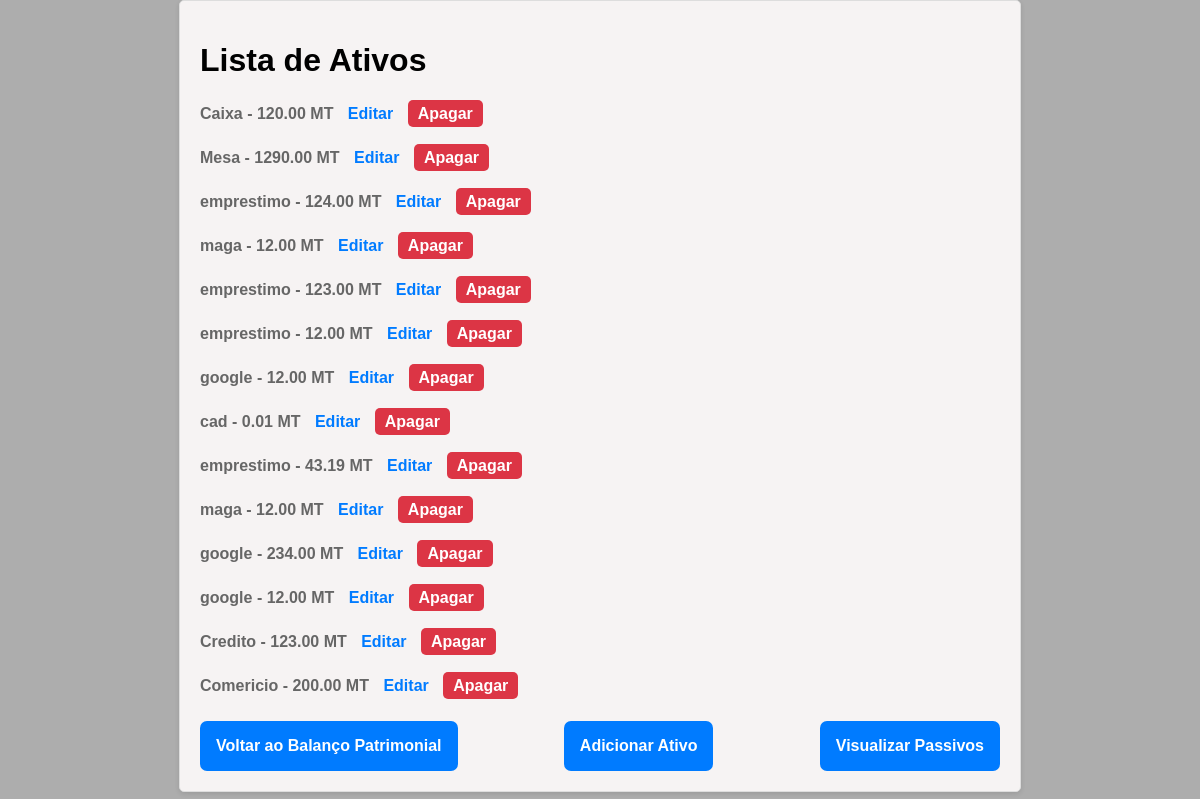
/ativos/, run on an earlier commit of the app's database.
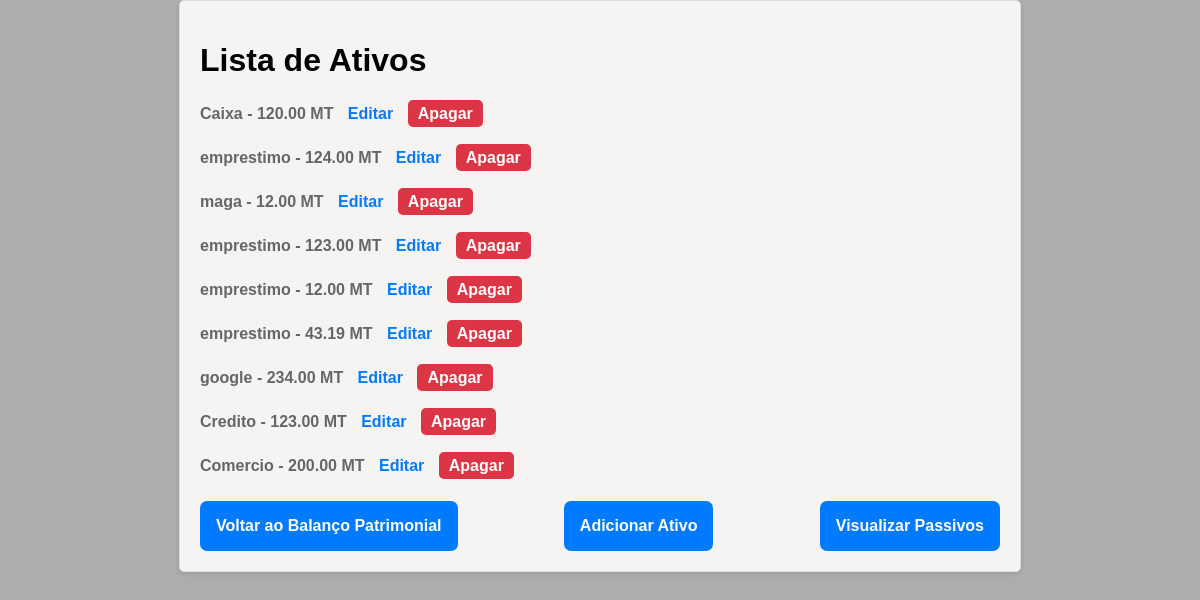
And on a later commit of the database.
### balanco/models.py (models this page shows)
class Ativo(models.Model):
    nome = models.CharField(max_length=100)
    valor = models.DecimalField(max_digits=10, decimal_places=2)

### balanco/views.py (the view)
# urls.py: path('ativos/', views.ativos_listagem, name='ativos_listagem'),
def ativos_listagem(request):
    ativos = Ativo.objects.all()
    return render(request, 'balanco/ativos_listagem.html', {'ativos': ativos})

### balanco/templates/balanco/ativos_listagem.html (shortened to what this page needs)
{% load static %}
<!DOCTYPE html>
<html>
<head>
    <link rel="stylesheet" href="{% static 'css/styleViews.css' %}">
</head>
<body>
    <div class="container">
    <h1>Lista de Ativos</h1>
    <ul>
        {% for ativo in ativos %}
    <p>
        {{ ativo.nome }} -  {{ ativo.valor }} MT
        <a href="{% url 'editar_ativo' ativo.id %}">Editar</a>
        <a id="apagar" href="{% url 'apagar_ativo' ativo.id %}">Apagar</a>
    </p>
{% endfor %}
    </ul>
<div class="botoes">
    <a class="voltar" href="{% url 'balanco_patrimonial' %}">Voltar ao Balanço Patrimonial</a>
    <a class="voltar" href="{% url 'adicionar_ativo' %}" class="link">Adicionar Ativo</a>
    <a class="voltar" href="{% url 'passivos_listagem' %}" class="link">Visualizar Passivos</a>
</div>
</div>
</body>
</html>

What changed in the data, as far as the page shows it:
removed Ativo: nome "Mesa", valor "1290.00"
removed Ativo: nome "google", valor "12.00"
removed Ativo: nome "cad", valor "0.01"
removed Ativo: nome "maga", valor "12.00"
removed Ativo: nome "google", valor "12.00"
changed Ativo: nome "Comericio" → "Comercio"
